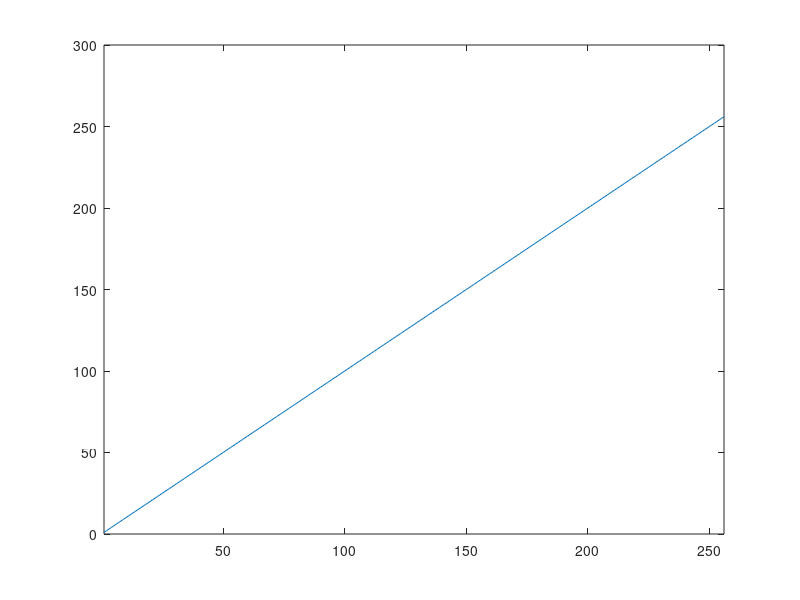
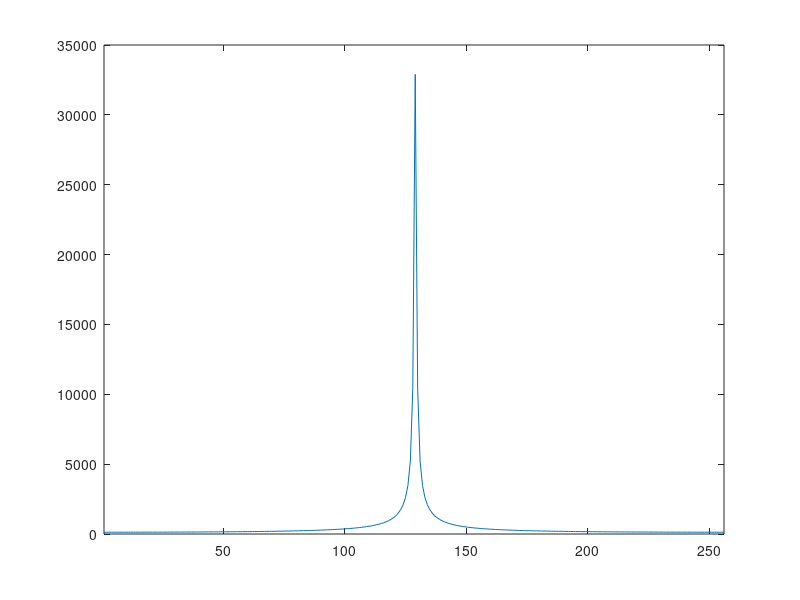
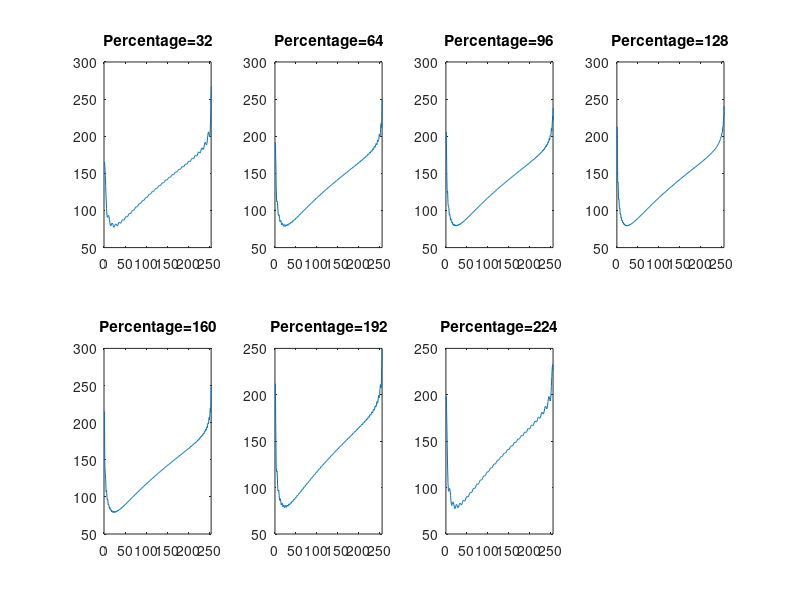
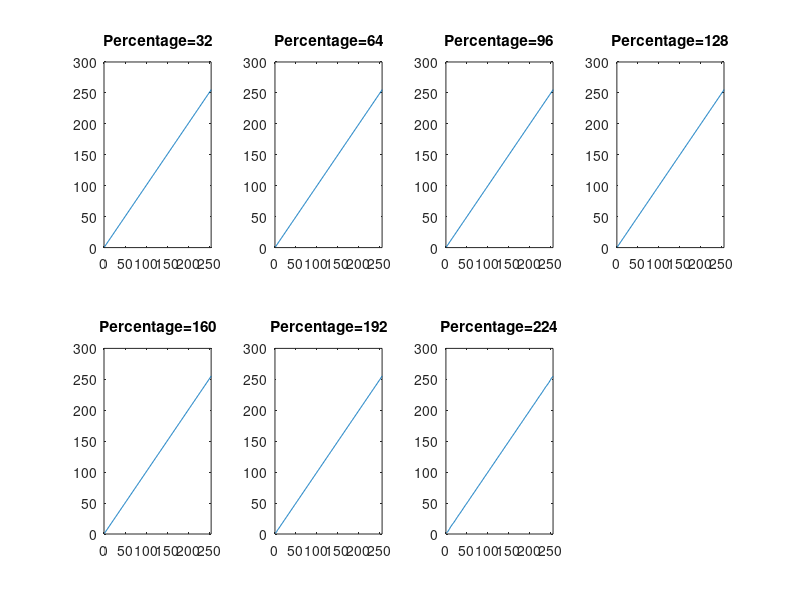

MATLAB code for these plots, in order:
%%
x = [1:256];
plot(x);
xlim([1,256]);
x_dft = fft(x);
x_dct = dct(x);
x_dft_tmp = x_dft;
x_dct_tmp = x_dct;
dft_shift = fftshift(x_dft);
figure;
plot(abs(dft_shift));
xlim([1,256]);
pctg = [32,64,96,128,160,192,224];
psnr_dft = zeros([1,7]);
psnr_dct = zeros([1,7]);
%%
figure;
for i=1:1:7
    index = 256-(pctg(i)-1);
    % DFT
    x_dft = x_dft_tmp; 
    x_dft(index:256) = 0;
    x_idft = ifft(x_dft);
    subplot(2,4,i);
    plot(abs(x_idft));
    xlim([0,255]);
    title(['Percentage=' num2str(pctg(i))]);
    psnr_dft(i) = psnr(abs(x_idft),x);
end
%%
figure;
for i=1:1:7
    index = 256-(pctg(i)-1);
    % DCT
    x_dct = x_dct_tmp;
    x_dct(index:256)=0;
    x_idct = idct(x_dct);
    subplot(2,4,i)
    plot(abs(x_idct));
    xlim([0,255])
    title(['Percentage=' num2str(pctg(i))]);
    psnr_dct(i) = psnr(x_idct,x);
end

